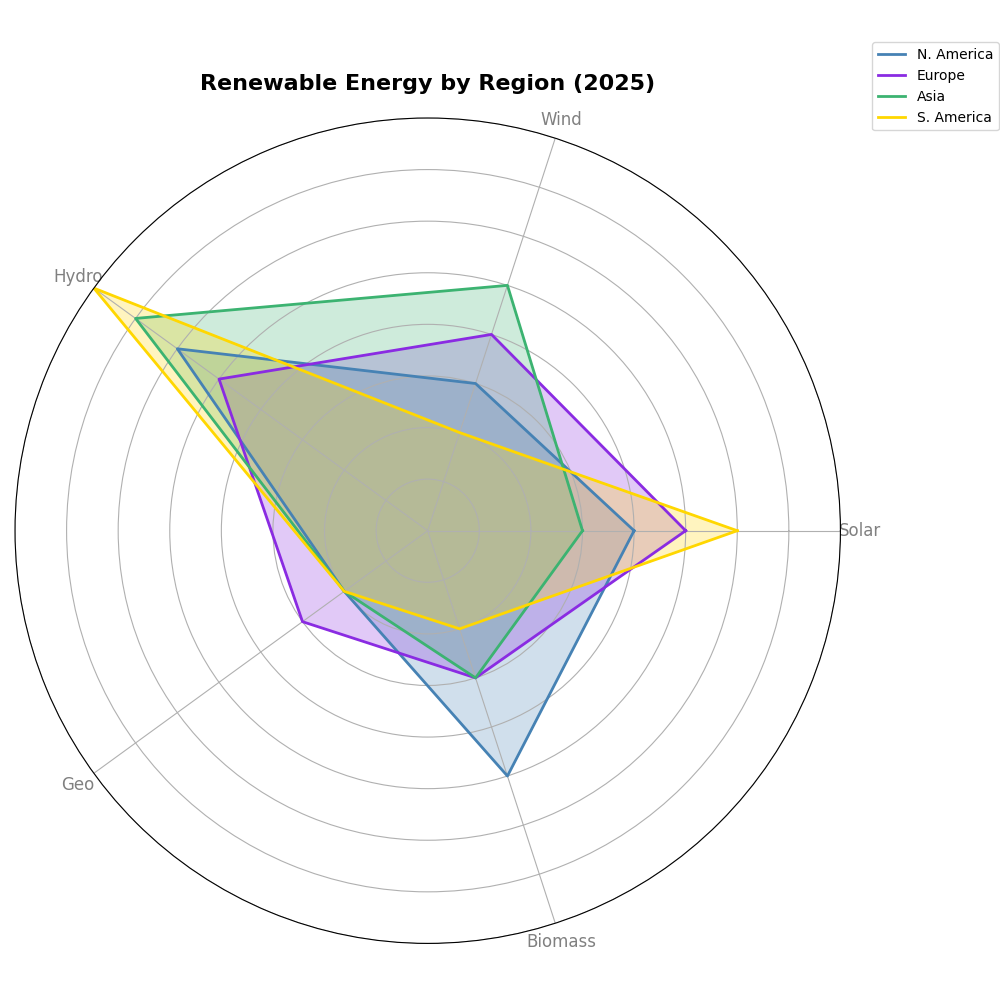

Recreate this plot in Python.
import matplotlib.pyplot as plt
import numpy as np
from math import pi

categories = ['Solar', 'Wind', 'Hydro', 'Geo', 'Biomass']
regions = ['N. America', 'Europe', 'Asia', 'S. America']

data = {
    'N. America': [20, 15, 30, 10, 25],
    'Europe': [25, 20, 25, 15, 15],
    'Asia': [15, 25, 35, 10, 15],
    'S. America': [30, 10, 40, 10, 10],
}

angles = np.linspace(0, 2 * pi, len(categories), endpoint=False).tolist()
angles += angles[:1]

fig, ax = plt.subplots(figsize=(10, 10), subplot_kw=dict(polar=True))

colors = ['#4682B4', '#8A2BE2', '#3CB371', '#FFD700']
for region, color in zip(data.keys(), colors):
    values = data[region]
    values += values[:1]
    ax.plot(angles, values, linewidth=2, linestyle='solid', label=region, color=color)
    ax.fill(angles, values, color=color, alpha=0.25)

ax.set_yticklabels([])
ax.set_xticks(angles[:-1])
ax.set_xticklabels(categories, fontsize=12, color='gray')

ax.set_ylim(0, 40)

plt.title("Renewable Energy by Region (2025)", fontsize=16, fontweight='bold', pad=20)
plt.legend(loc='upper right', bbox_to_anchor=(1.2, 1.1))

plt.tight_layout()
plt.show()
